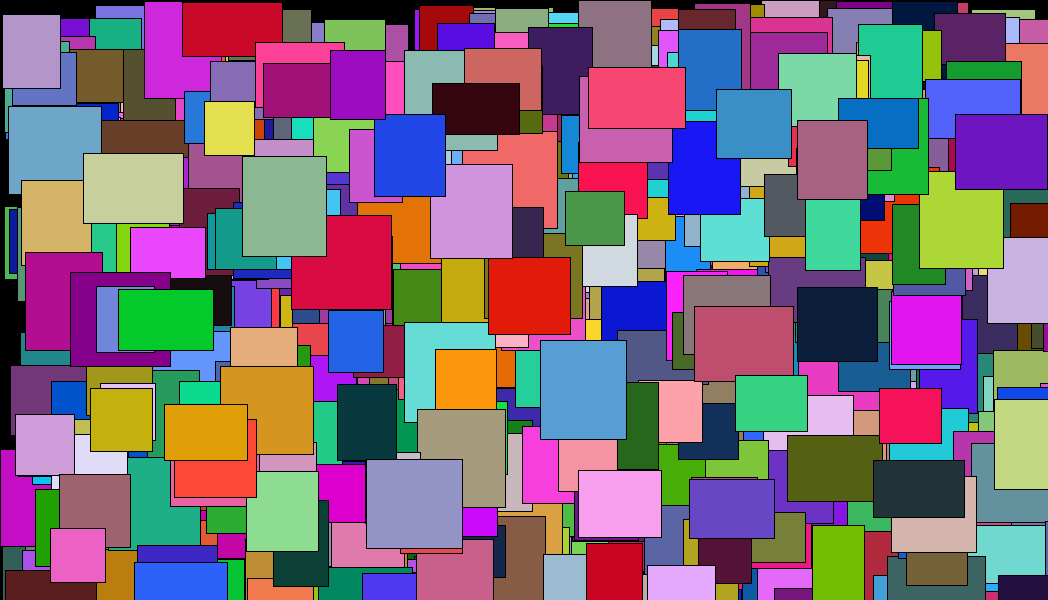
Frame 1 (no input)
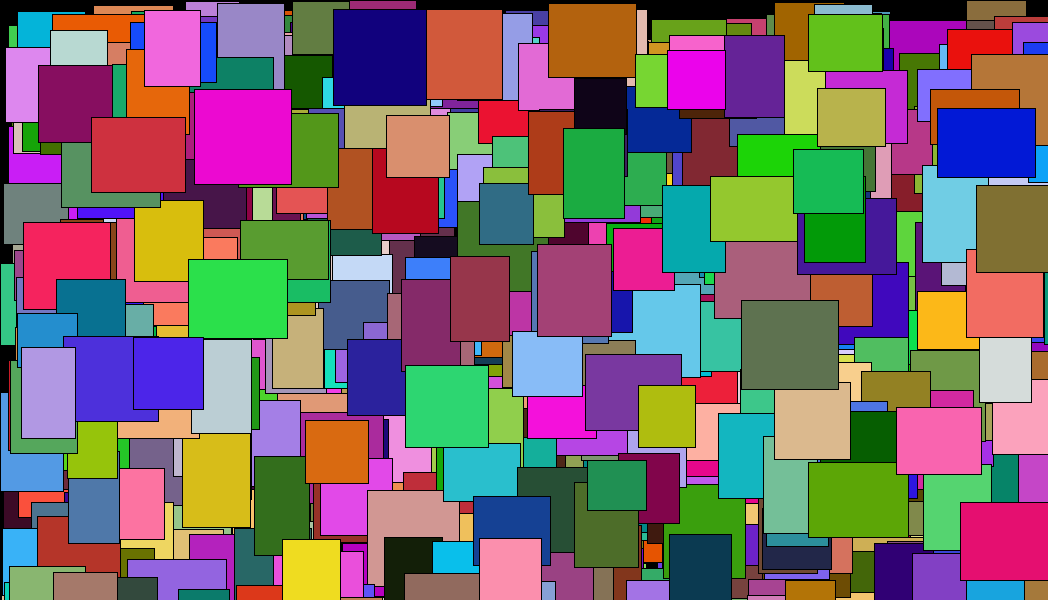
Frame 60 (the mouse pressed at the canvas centre just before this capture)
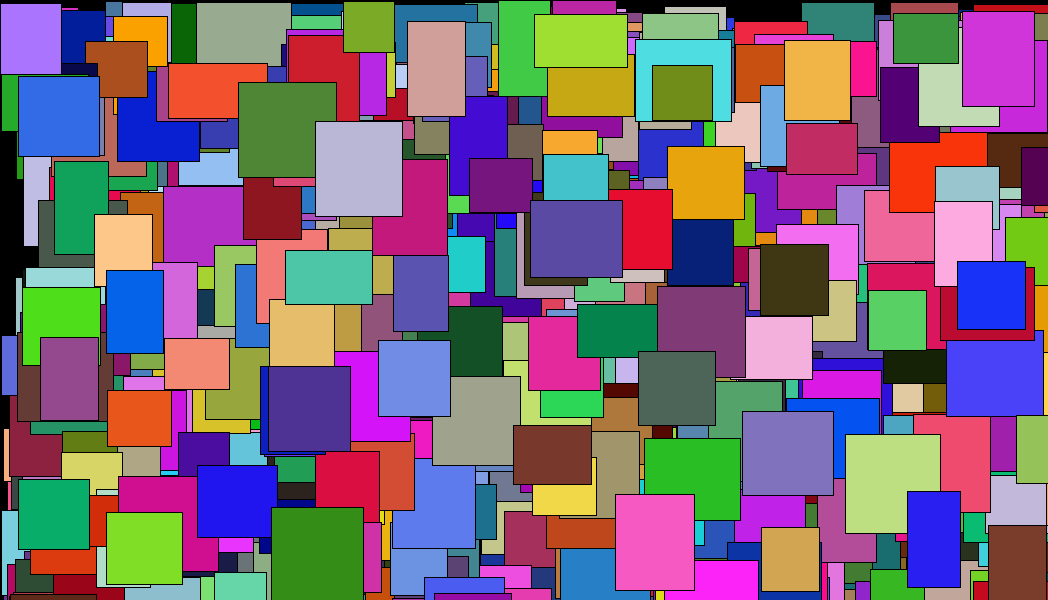
Frame 120 (the mouse held since frame 60 and released just before this capture)

The Processing sketch that drew these frames (run headless with seeded random() and noise(); from frame 60 on, the mouse is pressed at the canvas centre):

// Processing sketch: while_and_forLoo
// ── while_and_forLoo.pde
void setup() { 
  size(1048,600);
}
void draw() {
  background(0);
  int counter = 0;
  while (counter < 1048) {
    fill(random(255),random(225),random(255));
    rect(random(width),random(height),random(50,100),random(50,100));
    counter++ ;  
  }



}
